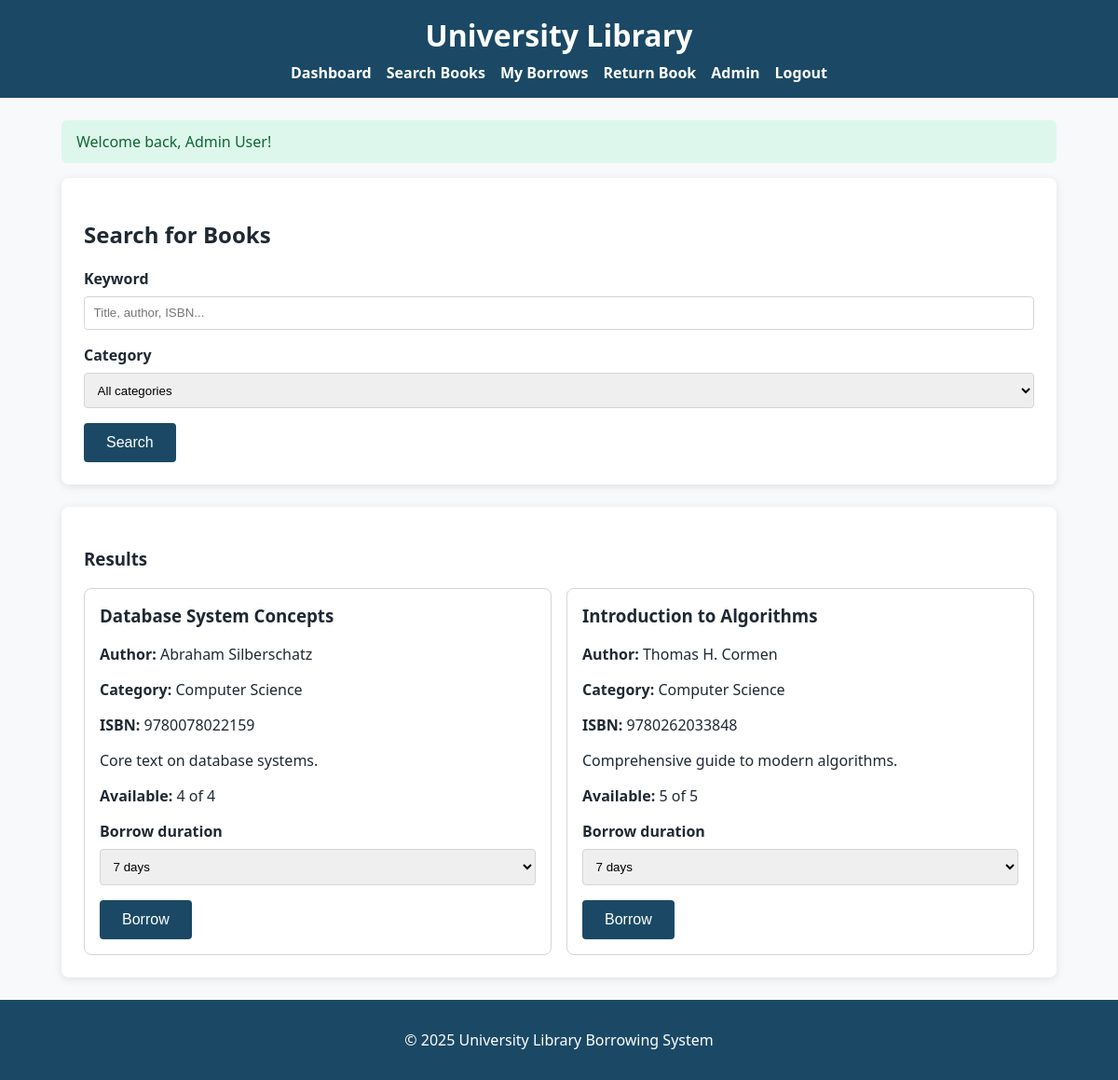
Page /browse_books.php (signed in) on the committed database.
### tables this page shows
CREATE TABLE IF NOT EXISTS books (
    id INT AUTO_INCREMENT PRIMARY KEY,
    title VARCHAR(255) NOT NULL,
    author VARCHAR(255) NOT NULL,
    isbn VARCHAR(60) DEFAULT NULL,
    description TEXT,
    category_id INT DEFAULT NULL,
    total_quantity INT NOT NULL,
    quantity_available INT NOT NULL,
    cover_image VARCHAR(255) DEFAULT NULL,
    created_at TIMESTAMP DEFAULT CURRENT_TIMESTAMP,
    updated_at TIMESTAMP DEFAULT CURRENT_TIMESTAMP ON UPDATE CURRENT_TIMESTAMP,
    CONSTRAINT fk_books_category FOREIGN KEY (category_id) REFERENCES categories (id) ON DELETE SET NULL
);

CREATE TABLE IF NOT EXISTS categories (
    id INT AUTO_INCREMENT PRIMARY KEY,
    name VARCHAR(120) NOT NULL UNIQUE
);

### public/includes/functions.php (called while the page is built, shortened)
<?php
function is_logged_in(): bool {
    return isset($_SESSION['user_id']);
}
function is_admin(): bool {
    return isset($_SESSION['role']) && $_SESSION['role'] === 'admin';
}
function sanitize(string $value): string {
    return htmlspecialchars($value, ENT_QUOTES, 'UTF-8');
}
function get_flash(): ?array {
    if (!empty($_SESSION['flash'])) {
        $flash = $_SESSION['flash'];
        return $flash;
    }
    return null;
}

### public/browse_books.php (the view, shortened to what this page needs)
<?php
require_once __DIR__ . '/includes/functions.php';
$searchTerm = trim($_GET['q'] ?? '');
$conn = get_db_connection();
$sql = "SELECT b.*, c.name AS category_name
        FROM books b
        LEFT JOIN categories c ON c.id = b.category_id
        WHERE 1=1";
$sql .= " ORDER BY b.title";
$stmt = $conn->prepare($sql);
$stmt->execute();
$books = $stmt->get_result()->fetch_all(MYSQLI_ASSOC);
include __DIR__ . '/includes/header.php';
?>
<section class="card">
    <h2>Search for Books</h2>
    <form method="get" action="" class="search-form">
        <label for="q">Keyword</label>
        <input type="text" name="q" id="q" placeholder="Title, author, ISBN..." value="<?= sanitize($searchTerm); ?>">
        <label for="category">Category</label>
        <select name="category" id="category">
            <option value="">All categories</option>
        </select>
        <button type="submit">Search</button>
    </form>
</section>
<section class="card">
    <h3>Results</h3>
    <?php if ($books): ?>
        <div class="search-grid">
            <?php foreach ($books as $book): ?>
                <div class="search-result">
                    <h3><?= sanitize($book['title']); ?></h3>
                    <p><strong>Author:</strong> <?= sanitize($book['author']); ?></p>
                    <p><strong>Category:</strong> <?= sanitize($book['category_name'] ?? 'Uncategorized'); ?></p>
                    <p><strong>ISBN:</strong> <?= sanitize($book['isbn']); ?></p>
                    <p><?= sanitize(mb_strimwidth($book['description'] ?? '', 0, 120, '...')); ?></p>
                    <p><strong>Available:</strong> <?= sanitize((string)$book['quantity_available']); ?> of <?= sanitize((string)$book['total_quantity']); ?></p>
                    <?php if ((int)$book['quantity_available'] > 0): ?>
                        <form method="post" action="process_borrow.php">
                            <label for="duration-<?= $book['id']; ?>">Borrow duration</label>
                            <select name="duration" id="duration-<?= $book['id']; ?>" required>
                                <option value="7">7 days</option>
                            </select>
                            <button type="submit">Borrow</button>
                        </form>
                    <?php else: ?>
                        <p class="badge overdue">Not available</p>
                    <?php endif; ?>
                </div>
            <?php endforeach; ?>
        </div>
    <?php else: ?>
        <p>No books found. Try adjusting your search.</p>
    <?php endif; ?>
</section>
<?php include __DIR__ . '/includes/footer.php'; ?>

### public/includes/header.php (shortened to what this page needs)
<!DOCTYPE html>
<html lang="en">
<head>
    <link rel="stylesheet" href="assets/css/styles.css">
</head>
<body>
<header class="site-header">
    <h1>University Library</h1>
    <nav>
        <ul>
            <?php if (is_logged_in()): ?>
                <li><a href="user_dashboard.php">Dashboard</a></li>
                <li><a href="browse_books.php">Search Books</a></li>
                <li><a href="borrow_history.php">My Borrows</a></li>
                <li><a href="return_book.php">Return Book</a></li>
                <?php if (is_admin()): ?>
                    <li><a href="admin_dashboard.php">Admin</a></li>
                <?php endif; ?>
                <li><a href="logout.php">Logout</a></li>
            <?php else: ?>
                <li><a href="login.php">Login</a></li>
                <li><a href="register.php">Register</a></li>
            <?php endif; ?>
        </ul>
    </nav>
</header>
<main class="container">
    <?php if ($flash = get_flash()): ?>
        <div class="alert <?= sanitize($flash['type']); ?>">
            <?= sanitize($flash['message']); ?>
        </div>
    <?php endif; ?>

### public/includes/footer.php
</main>
<footer class="site-footer">
    <p>&copy; <?= date('Y'); ?> University Library Borrowing System</p>
</footer>
</body>
</html>

### public/assets/css/styles.css (style rules this page uses)
:root { --primary: #1b4965; --secondary: #cae9ff; --accent: #62b6cb; --background: #f7f9fb; --text: #1f2933; }
* { box-sizing: border-box; }
body { font-family: 'Segoe UI', Tahoma, Geneva, Verdana, sans-serif; margin: 0; background: var(--background); color: var(--text); }
.container { max-width: 1100px; margin: 1.5rem auto; padding: 0 1rem; }
.site-header { background: var(--primary); color: white; padding: 1rem 0; margin-bottom: 1rem; }
.site-header h1 { margin: 0; text-align: center; }
nav ul { list-style: none; display: flex; justify-content: center; gap: 1rem; margin: 0.5rem 0 0; padding: 0; }
nav a { color: white; text-decoration: none; font-weight: 600; }
.card { background: white; padding: 1.5rem; border-radius: 8px; box-shadow: 0 2px 10px rgba(0, 0, 0, 0.1); margin-bottom: 1.5rem; }
form label { display: block; margin-bottom: 0.5rem; font-weight: 600; }
form input, form select, form textarea { width: 100%; padding: 0.6rem; margin-bottom: 1rem; border: 1px solid #d1d5db; border-radius: 4px; }
button, .button { background: var(--primary); color: white; border: none; padding: 0.75rem 1.5rem; border-radius: 4px; cursor: pointer; font-size: 1rem; }
.alert { padding: 0.75rem 1rem; border-radius: 6px; margin-bottom: 1rem; }
.alert.success { background: #def7ec; color: #0d6832; }
.site-footer { text-align: center; padding: 1rem 0; background: var(--primary); color: white; }
.search-grid { display: grid; grid-template-columns: repeat(auto-fit, minmax(240px, 1fr)); gap: 1rem; }
.search-result { border: 1px solid #d1d5db; padding: 1rem; border-radius: 8px; background: white; }
.search-result h3 { margin-top: 0; }

### rows in the picture
books: title "Database System Concepts", author "Abraham Silberschatz", category.name "Computer Science", isbn "9780078022159", description "Core text on database systems.", quantity_available "4", total_quantity "4", duration "7 days"
books: title "Introduction to Algorithms", author "Thomas H. Cormen", category.name "Computer Science", isbn "9780262033848", description "Comprehensive guide to modern algorithms.", quantity_available "5", total_quantity "5", duration "7 days"

### other values in the picture
$flash['message'] "Welcome back, Admin User!"
